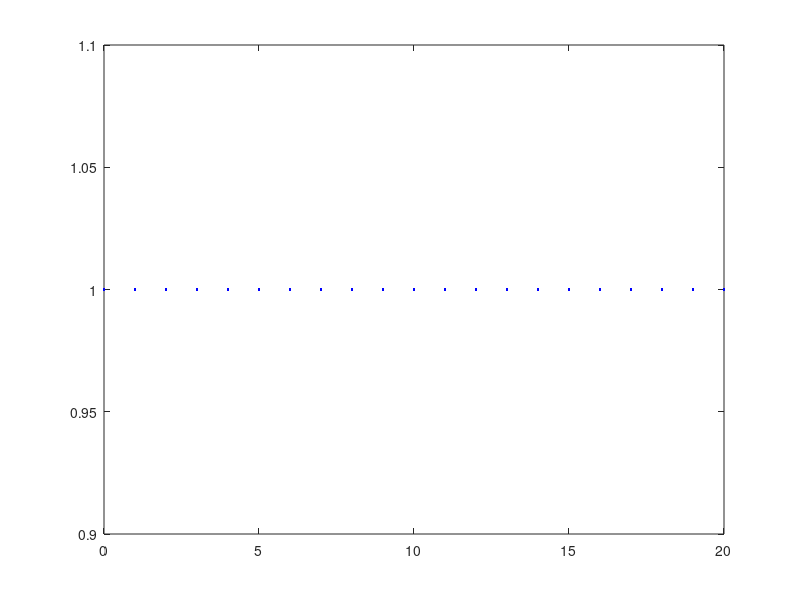

Reproduce this figure in MATLAB.
G1 = 1;
G2 = 0.5;
G3 = 0.1;
G4 = 10;
G0 = 0.001;
C = 0.25;
L = 0.2;
a = 100;
vin = 1;
v1 = 1;
v2 = 1;
v3 = 1;
va = 1;
v4 = 1;
v0 = 1;
iL = 1;
iA = 1;
iS = 1;


G = [ 1      0      0     0     0    0      0    0   0   
      G1    -G1     0     0     0    0      1    0   0   
     -G1   G1+G2    0     0     0    0      0   -1   0   
      0      -1    1-G3   0     0    0      0    1   0   
      0       0     0    a*iL  -1    0      0    0   0      
      0       0     0     0    -G4   G4     0    0   1   
      0       0     0     0    -G4  G4-G0   0    0   0   
      0       1     0     0     0    0      0    0   0   
      0       0     -1    1     0    0      0    0   0   
      0       0     0     0     0    1      0    0   0     
    ];

C = [ 0      0      0     0     0    0      0    0   0   
      C      -C      0     0     0    0      0    0   0   
     -C      C      0     0     0    0      0    0   0   
      0       0     0     0     0    0      0    0   0   
      0       0     0     0     0    0      0    0   0   
      0       0     0     0     0    0      0    0   0   
      0       0     0     0     0    0      0    0   0   
      0       0     0     0     0    0      0    0   0   
      0       0     0     0     0    0      0    -L   0   
      0       0     0     0     0    0      0    0   0   
    ]; 

V = [ 
      v1
      v2
      v3
      va
      v4 
      v0
      iS  
      iL
      iA 
    ];

F = [1
     0
     0
     0
     0
     0
     0
     0
     0
     0
    ];

    figure('name','Fields')             % set up plotting
    plot(0:20,v0,'r');hold on 
    plot(0:20,v3,'b');          % plot real part of forward envelope
    xlabel('Vin (V)')
    ylabel('V0')
    hold off


for i = -10:10
        
        F = C+(G*V);

        plot(0:20,v0,'r'); hold on
        plot(0:20,v3,'b');
        hold off
end
